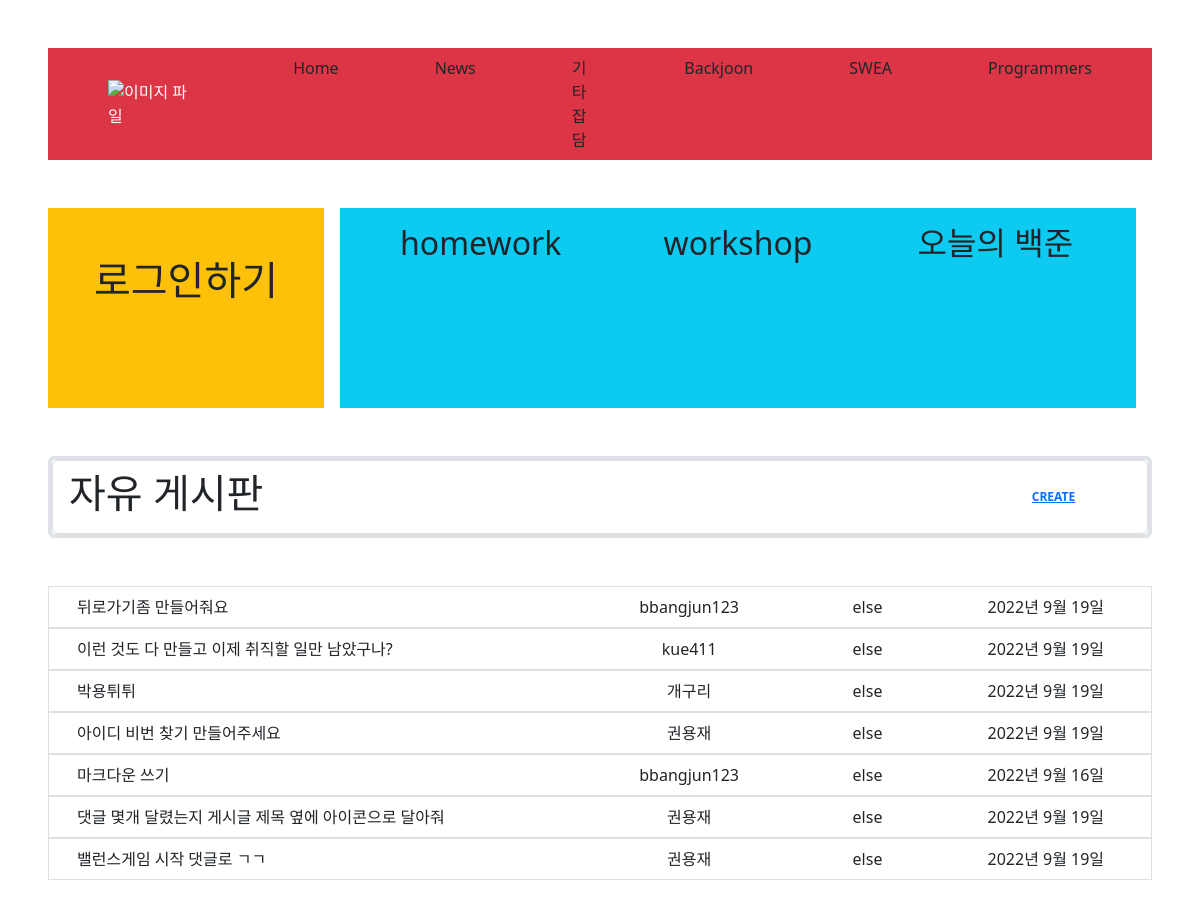
The app's page /else_board/, older data.
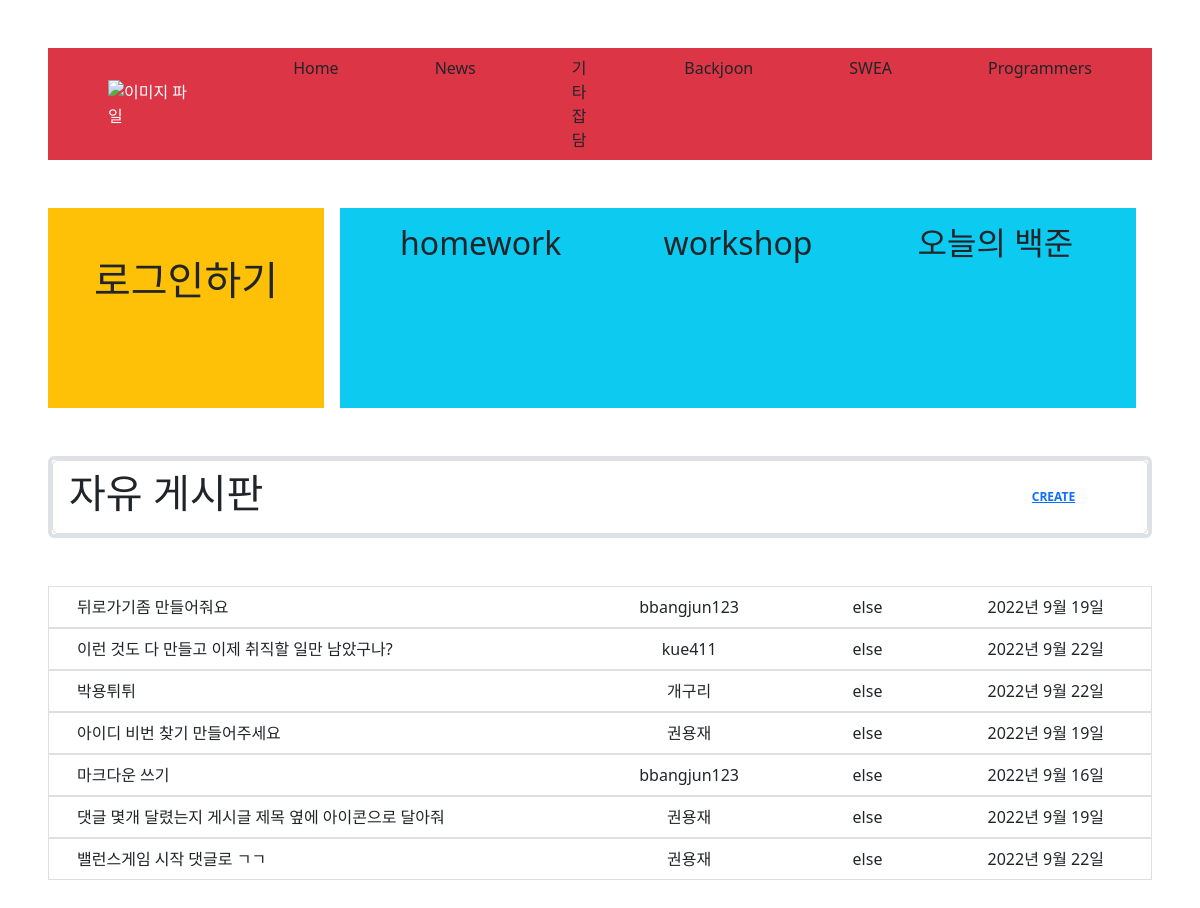
The same page, newer data.
### articles/models.py (models this page shows)
class ArticleModel(models.Model):
    variety_1 = (
              ('Backjoon', 'Backjoon'),
              ('SWEA', 'SWEA'),
              ('Programmers', 'Programmers'),
              ('else', 'else'),
    )
    username = models.CharField(max_length=30)
    title = models.CharField(max_length= 30)
    content = models.TextField()
    release_date = models.DateField(auto_now = True)
    update_date = models.DateField(auto_now_add= True)
    variety = models.CharField(max_length=30, choices=variety_1)
    visited = models.IntegerField(default=0)

### articles/views.py (the view)
# urls.py: path('else_board/', views.else_board, name = 'else_board'),
def else_board(request):
    articles = ArticleModel.objects.filter(variety = "else")
    context = {
        "articles" : articles
    }
    return render(request, "articles/else_board.html", context)

### articles/templates/articles/else_board.html (shortened to what this page needs)
{% extends 'base.html' %}
{% block content %}
<ul class="list-group border border-4 my-5">
    <li class="list-group-item d-flex justify-content-between align-items-center">
      <h1>자유 게시판</h1>
      <span class="badge badge-primary badge-pill mx-5"><a href="{% url 'articles:create' %}">CREATE</a></span>
    </li>
</ul>
<ul class="list-group">
    {% for article in articles %}
    <a href="{% url 'articles:detail' article.id %}" class='text-decoration-none'>
    <li class="list-group-item list-group-item-action">
    <div class="container text-center">
        <div class="row">
            <div class="col-6 text-start">{{article.title}}</div>
            <div class="col-2">{{article.username}}</div>
            <div class="col-2">{{article.variety}}</div>
            <div class="col-2">{{article.release_date}}</div>
        </div>
    </div>
    </li>
    </a>
    {% endfor %}
</ul>
{% endblock content %}

Row changes from the older to the newer data that the page shows:
changed ArticleModel "이런 것도 다 만들고 이제 취직할 일만 남았구나?": release_date "2022년 9월 19일" → "2022년 9월 22일"
changed ArticleModel "박용튀튀": release_date "2022년 9월 19일" → "2022년 9월 22일"
changed ArticleModel "밸런스게임 시작 댓글로 ㄱㄱ": release_date "2022년 9월 19일" → "2022년 9월 22일"
